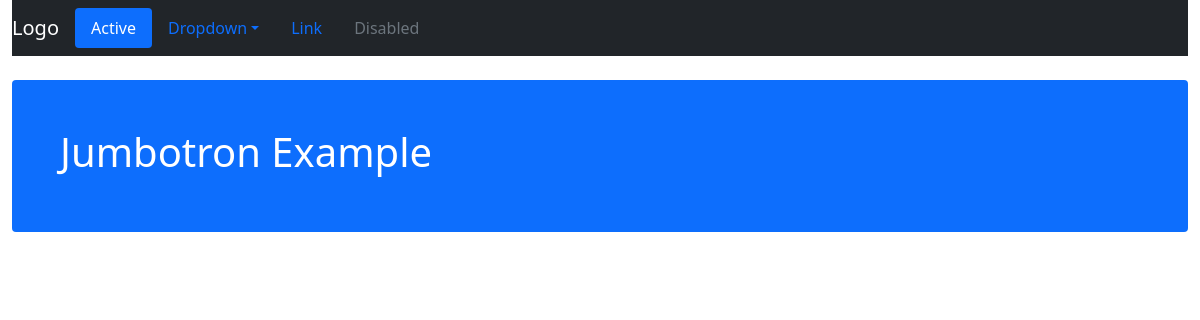
Before: / with the older database file.
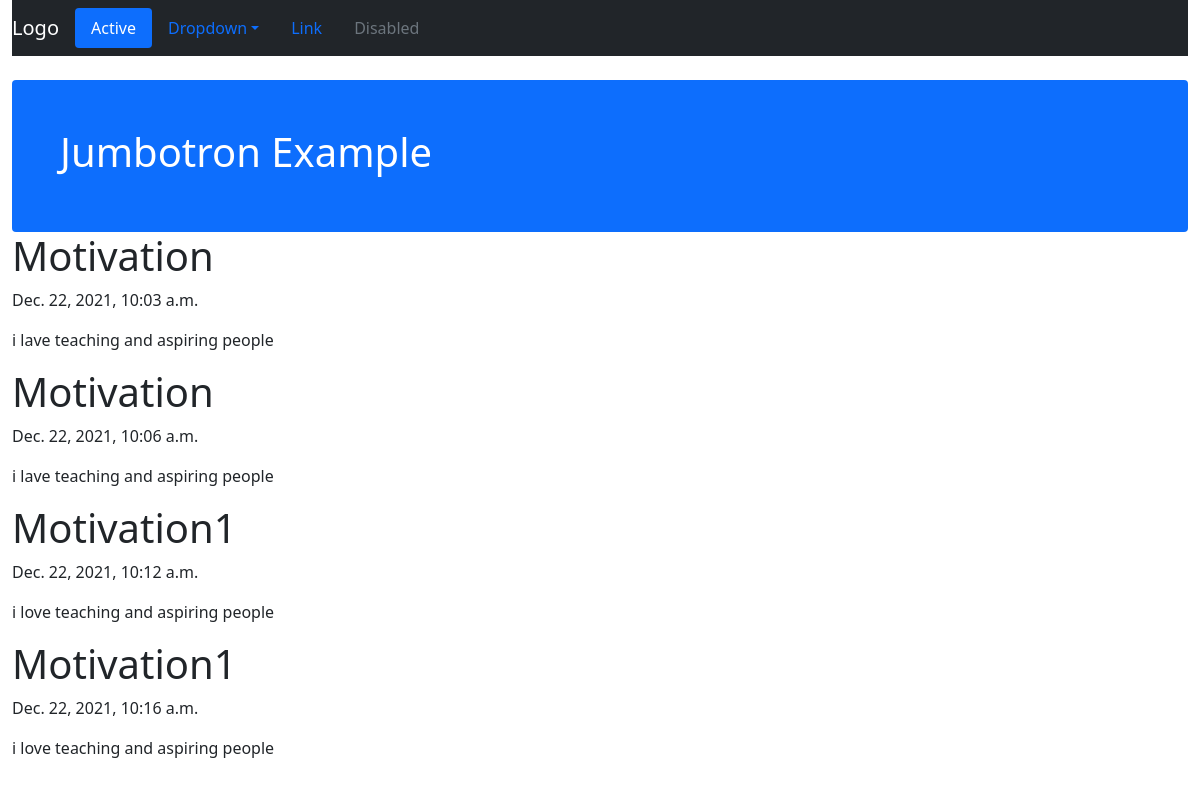
After: the same page with the newer database file.
### blog/models.py (models this page shows, shortened)
class Post(models.Model):
    author = models.ForeignKey(settings.AUTH_USER_MODEL, on_delete=models.CASCADE)
    title = models.CharField(max_length=200)
    text = models.TextField()
    created_date = models.DateTimeField(default=timezone.now)
    published_date = models.DateTimeField(blank=True, null=True)

### blog/views.py (the view)
# urls.py: path('', views.post_list, name='post_list')
def post_list(request):
 all_posts = Post.objects.filter(published_date__lte=timezone.now()).order_by('published_date')
 return render(request,'blog/post_list.html', {'all_posts':all_posts})

### blog/templates/blog/post_list.html (shortened to what this page needs)
<!DOCTYPE html>
<html lang="en">
<head>
<link href="https://cdn.jsdelivr.net/npm/bootstrap@5.1.2/dist/css/bootstrap.min.css" rel="stylesheet">
</head>
<body>
    <div class="container-fluid">
        <nav class="navbar navbar-expand-sm bg-dark navbar-dark">
        <a class="navbar-brand" href="#">Logo</a>
        <ul class="nav nav-pills">
            <li class="nav-item">
              <a class="nav-link active" href="#">Active</a>
            </li>
            <li class="nav-item dropdown">
              <a class="nav-link dropdown-toggle" data-bs-toggle="dropdown" href="#">Dropdown</a>
            </li>
            <li class="nav-item">
              <a class="nav-link" href="#">Link</a>
            </li>
            <li class="nav-item">
              <a class="nav-link disabled" href="#">Disabled</a>
            </li>
          </ul>
        </nav>
        <div class="mt-4 p-5 bg-primary text-white rounded">
          <h1>Jumbotron Example</h1>
      </div>
      {% for post in all_posts %}
              <h1>{{post.title}}</h1>
              <p>{{post.published_date}}</p>
              <p>{{post.text}}</p>
      {% endfor %}
  </div>
</body>
</html>

Changed rows visible on the page:
added Post: title "Motivation", published_date "Dec. 22, 2021, 10:03 a.m.", text "i lave teaching and aspiring people"
added Post: title "Motivation", published_date "Dec. 22, 2021, 10:06 a.m.", text "i lave teaching and aspiring people"
added Post: title "Motivation1", published_date "Dec. 22, 2021, 10:12 a.m.", text "i love teaching and aspiring people"
added Post: title "Motivation1", published_date "Dec. 22, 2021, 10:16 a.m.", text "i love teaching and aspiring people"
